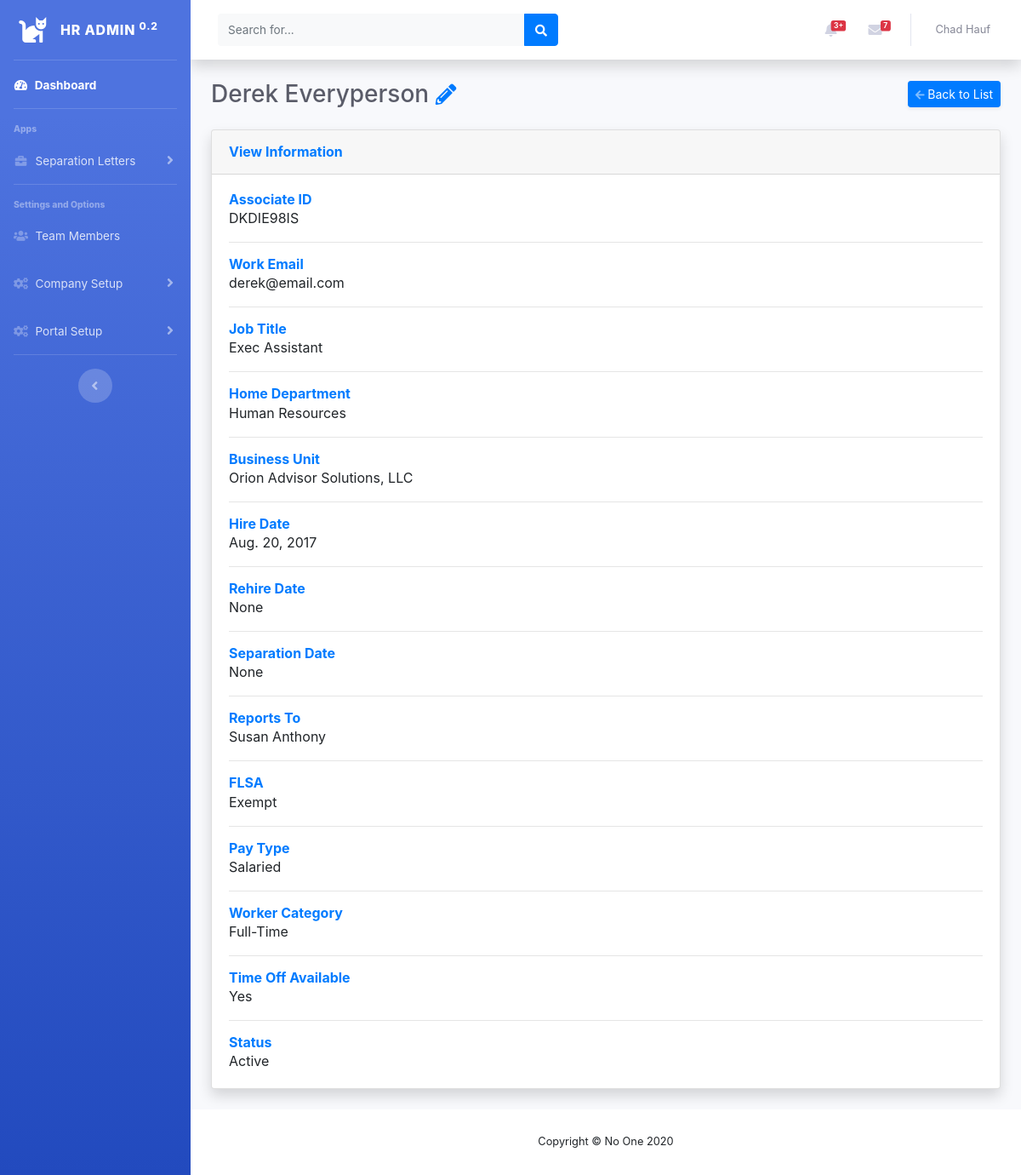
The app's page /teammembers/3/ with its own data.
### hr_web_app/models.py (models this page shows, shortened)
class TeamMember(models.Model):
    first_name = models.CharField(max_length=50)
    last_name = models.CharField(max_length=50)
    work_email = models.EmailField()
    associate_id = models.CharField(max_length=9, unique=True, verbose_name='Associate ID')
    homedepartment = models.ForeignKey(HomeDepartment, null=True, blank=False, on_delete=models.PROTECT)
    hire_date = models.DateField(verbose_name='Hire Date')
    rehire_date = models.DateField(null=True, blank=True, verbose_name='Rehire Date')
    separation_date = models.DateField(null=True, blank=True, verbose_name='Separation Date')
    reports_to = models.ForeignKey('self', null=True, blank=True, on_delete=models.PROTECT)
    job_title = models.CharField(max_length=50, verbose_name='Job Title')
    FLSA_LIST = (
        ('e', 'Exempt'),
        ('n', 'Non-Exempt'),
    )
    flsa = models.CharField(
        max_length=1,
        choices=FLSA_LIST,
        verbose_name='FLSA Status',
    )
    PAY_LIST = (
        ('s', 'Salaried'),
        ('h', 'Hourly'),
    )
    pay_type = models.CharField(
        max_length=1,
        choices=PAY_LIST,
        verbose_name='Pay Type',
    )
    WORKER_LIST = (
        ('f', 'Full-Time'),
        ('p', 'Part-Time'),
        ('t', 'Temporary'),
        ('i', 'Intern'),
    )
    worker_category = models.CharField(
        max_length=1,
        choices=WORKER_LIST,
        verbose_name='Worker Category',
    )
    TIME_OFF_LIST = (
        ('Y', 'Yes'),
        ('N', 'No'),
    )
    time_off_available = models.CharField(
        max_length=1,
        choices=TIME_OFF_LIST,
        verbose_name='Is Time Off Available?'
    )
    STATUS_LIST = (
        ('a', 'Active'),
        ('t', 'Terminated'),
    )
    status = models.CharField(
        max_length=1,
        choices=STATUS_LIST,
        default='a',
    )
    class Meta:
        ordering = ['last_name']
    def __str__(self):
        return self.first_name + ' ' + self.last_name

class HomeDepartment(models.Model):
    code = models.CharField(max_length=6, unique=True, verbose_name='Home Department Code')
    name = models.CharField(max_length=50, verbose_name='Home Department Name')
    number = models.IntegerField()
    businessunit = models.ForeignKey(BusinessUnit, on_delete=models.PROTECT)
    date_added = models.DateTimeField(auto_now_add=True)
    date_modified = models.DateTimeField(auto_now=True)
    PILLAR_LIST = (
        ('i', 'Innovate and Implement'),
        ('g', 'Growth'),
    )
    pillar = models.CharField(
        max_length=1,
        choices=PILLAR_LIST,
        verbose_name='Company Pillar',
    )
    TA_CATEGORY_LIST = (
        ('a', 'Advisor Strategies'),
        ('c', 'Corporate Support'),
    )
    ta_category = models.CharField(
        max_length=1,
        choices=TA_CATEGORY_LIST,
        verbose_name='TA Category',
    )
    TA_COMPANY_LIST = (
        ('o', 'Orion 1'),
        ('r', 'Orion 2'),
    )
    ta_company = models.CharField(
        max_length=1,
        choices=TA_COMPANY_LIST,
        verbose_name='TA Company'
    )
    HD_STATUS = (
        ('a', 'Active'),
        ('i', 'Inactive'),
    )
    status = models.CharField(
        max_length=1,
        choices=HD_STATUS,
        default='a',
        verbose_name='Home Department Status',
    )
    class Meta:
        ordering = ['name']
    def __str__(self):
        return self.name

class BusinessUnit(models.Model):
    code = models.CharField(max_length=3, unique=True, verbose_name='Business Unit Code')
    name = models.CharField(max_length=50, verbose_name='Business Unit Name')
    payrollcompany = models.ForeignKey(PayrollCompany, on_delete=models.PROTECT)
    date_added = models.DateTimeField(auto_now_add=True)
    date_modified = models.DateTimeField(auto_now=True)
    BU_STATUS = (
        ('a', 'Active'),
        ('i', 'Inactive'),
    )
    status = models.CharField(
        max_length=1,
        choices=BU_STATUS,
        default='a',
        verbose_name='Business Unit Status'
    )
    class Meta:
        ordering = ['name']
    def __str__(self):
        return self.name

### hr_web_app/views.py (the view)
# urls.py: path('teammembers/<int:team_member_id>/', views.view_team_member, name='view_team_member'),
def view_team_member(request, team_member_id):
    team_member = TeamMember.objects.get(id=team_member_id)
    context = {'team_member': team_member}
    return render(request, 'hr_web_app/team_members/view_team_member.html', context)

### hr_web_app/templates/hr_web_app/team_members/view_team_member.html
{% extends "hr_web_app/base.html" %}
{% load static %}
{% block header %}
<div class="d-sm-flex align-items-center justify-content-between mb-4">
    <h1 class="h3 mb-0 text-gray-800">
        {{ team_member }}
        <a href="{% url 'hr_web_app:edit_team_member' team_member.id %}"><i class="fas fa-pencil-alt fa-sm"></i></a>
    </h1>
    <a href="{% url 'hr_web_app:team_members' %}" class="d-none d-sm-inline-block btn btn-sm btn-primary shadow-sm"><i class="fas fa-arrow-left fa-sm text-white-50"></i> Back to List</a>
</div>
{% endblock %}
{% block page_content %}
<div class="card shadow mb-4">
    <div class="card-header py-3">
        <h6 class="m-0 font-weight-bold text-primary">View Information</h6>
    </div>
    <div class="card-body">
        <h6 class="m-0 font-weight-bold text-primary">Associate ID</h6>
        {{ team_member.associate_id }}
        <hr>
        <h6 class="m-0 font-weight-bold text-primary">Work Email</h6>
        {{ team_member.work_email }}
        <hr>
        <h6 class="m-0 font-weight-bold text-primary">Job Title</h6>
        {{ team_member.job_title }}
        <hr>
        <h6 class="m-0 font-weight-bold text-primary">Home Department</h6>
        {{ team_member.homedepartment }}
        <hr>
        <h6 class="m-0 font-weight-bold text-primary">Business Unit</h6>
        {{ team_member.homedepartment.businessunit }}
        <hr>
        <h6 class="m-0 font-weight-bold text-primary">Hire Date</h6>
        {{ team_member.hire_date }}
        <hr>
        <h6 class="m-0 font-weight-bold text-primary">Rehire Date</h6>
        {{ team_member.rehire_date }}
        <hr>
        <h6 class="m-0 font-weight-bold text-primary">Separation Date</h6>
        {{ team_member.separation_date }}
        <hr>
        <h6 class="m-0 font-weight-bold text-primary">Reports To</h6>
        {{ team_member.reports_to }}
        <hr>
        <h6 class="m-0 font-weight-bold text-primary">FLSA</h6>
        {{ team_member.get_flsa_display }}
        <hr>
        <h6 class="m-0 font-weight-bold text-primary">Pay Type</h6>
        {{ team_member.get_pay_type_display }}
        <hr>
        <h6 class="m-0 font-weight-bold text-primary">Worker Category</h6>
        {{ team_member.get_worker_category_display }}
        <hr>
        <h6 class="m-0 font-weight-bold text-primary">Time Off Available</h6>
        {{ team_member.get_time_off_available_display }}
        <hr>
        <h6 class="m-0 font-weight-bold text-primary">Status</h6>
        {{ team_member.get_status_display }}
    </div>
</div>
{% endblock %}

### records on screen
TeamMember: first_name+last_name "Derek Everyperson", associate_id "DKDIE98IS", work_email "derek@email.com", job_title "Exec Assistant", homedepartment "Human Resources", homedepartment.businessunit "Orion Advisor Solutions, LLC", hire_date "Aug. 20, 2017", rehire_date "None", separation_date "None", reports_to "Susan Anthony", flsa "Exempt", pay_type "Salaried", worker_category "Full-Time", time_off_available "Yes", status "Active"
